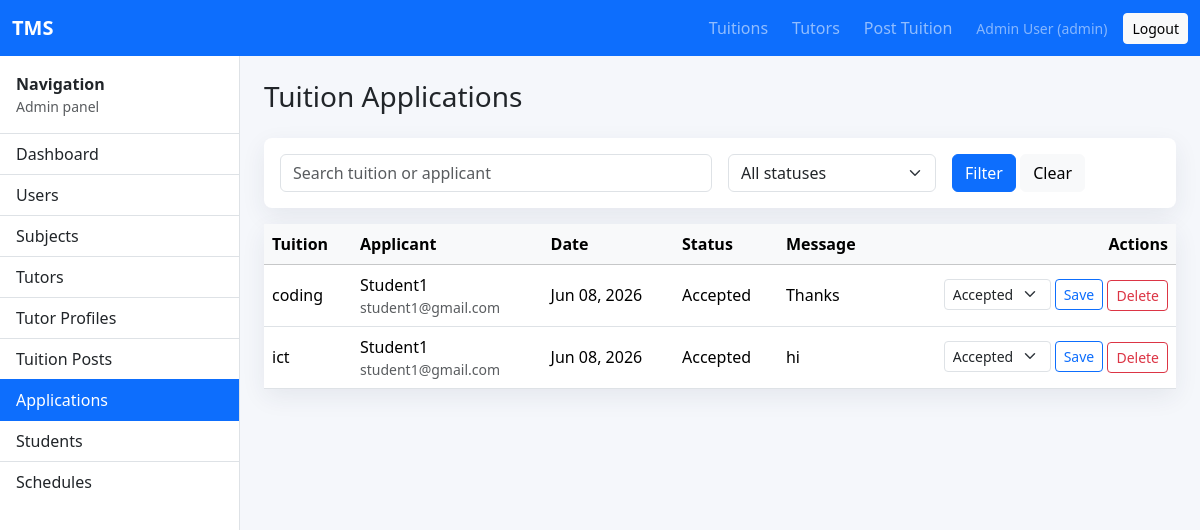
The app's page /admin/tuition_applications.php (signed in) with its own data.
### tables this page shows
CREATE TABLE `tuition_applications` (
  `id` int(11) NOT NULL,
  `tutor_id` int(11) DEFAULT NULL,
  `student_id` int(11) DEFAULT NULL,
  `tuition_id` int(11) NOT NULL,
  `application_message` text NOT NULL,
  `status` enum('Pending','Accepted','Rejected') NOT NULL DEFAULT 'Pending',
  `applied_at` timestamp NOT NULL DEFAULT current_timestamp()
);

CREATE TABLE `tuition_posts` (
  `id` int(11) NOT NULL,
  `user_id` int(11) NOT NULL,
  `title` varchar(180) NOT NULL,
  `class_name` varchar(80) NOT NULL,
  `subject` varchar(120) NOT NULL,
  `area` varchar(120) NOT NULL,
  `salary` decimal(10,2) NOT NULL,
  `teaching_days` varchar(120) NOT NULL,
  `description` text NOT NULL,
  `created_at` timestamp NOT NULL DEFAULT current_timestamp()
);

CREATE TABLE `users` (
  `id` int(11) NOT NULL,
  `name` varchar(100) NOT NULL,
  `email` varchar(150) NOT NULL,
  `password` varchar(255) NOT NULL,
  `role` enum('admin','tutor','student') NOT NULL,
  `phone` varchar(30) DEFAULT NULL,
  `created_at` timestamp NOT NULL DEFAULT current_timestamp()
);

### includes/auth.php (called while the page is built, shortened)
<?php
function app_base(): string
{
    static $base = null;
    if ($base !== null) {
        return $base;
    }
    $scriptDir = str_replace('\\', '/', dirname($_SERVER['SCRIPT_NAME'] ?? ''));
    $scriptDir = rtrim($scriptDir, '/');
    $parts = $scriptDir === '' ? [] : explode('/', trim($scriptDir, '/'));
    $section = end($parts);
    if (in_array($section, ['admin', 'auth', 'tuition', 'tutor', 'tutors', 'student', 'includes'], true)) {
        array_pop($parts);
    }
    $base = $parts ? '/' . implode('/', $parts) : '';
    return $base;
}
function url(string $path): string
{
    return app_base() . '/' . ltrim($path, '/');
}
function current_user(): ?array
{
    return $_SESSION['user'] ?? null;
}
function e(?string $value): string
{
    return htmlspecialchars((string) $value, ENT_QUOTES, 'UTF-8');
}
function role_home(): string
{
    $user = current_user();
    return $user ? url('/' . $user['role'] . '/dashboard.php') : url('/auth/login.php');
}

### admin/tuition_applications.php (the view, shortened to what this page needs)
<?php
require_once __DIR__ . '/../config/db.php';
require_once __DIR__ . '/../includes/auth.php';
$active = 'tuition_applications';
$q = trim((string) ($_GET['q'] ?? ''));
$where = [];
$params = [];
$sql = '
    SELECT a.*, p.title, student_user.name AS student_name, student_user.email AS student_email, tp.full_name AS tutor_name
    FROM tuition_applications a
    JOIN tuition_posts p ON p.id = a.tuition_id
    LEFT JOIN students s ON s.id = a.student_id
    LEFT JOIN users student_user ON student_user.id = s.user_id
    LEFT JOIN tutor_profiles tp ON tp.id = a.tutor_id
' . ($where ? ' WHERE ' . implode(' AND ', $where) : '') . ' ORDER BY a.applied_at DESC';
$stmt = $pdo->prepare($sql);
$stmt->execute($params);
$applications = $stmt->fetchAll();
require_once __DIR__ . '/../includes/header.php';
?>
<div class="app-shell">
    <?php require_once __DIR__ . '/../includes/sidebar.php'; ?>
    <main class="content">
        <h1 class="h3 mb-4">Tuition Applications</h1>
        <form class="card table-card mb-3" method="get"><div class="card-body row g-3">
            <div class="col-md-6"><input name="q" class="form-control" placeholder="Search tuition or applicant" value="<?= e($q) ?>"></div>
            <div class="col-md-3"><select name="status" class="form-select"><option value="">All statuses</option></select></div>
            <div class="col-md-3"><button class="btn btn-primary">Filter</button> <a class="btn btn-light" href="<?= e(url('/admin/tuition_applications.php')) ?>">Clear</a></div>
        </div></form>
        <div class="card table-card"><div class="table-responsive"><table class="table table-hover align-middle mb-0">
            <thead class="table-light"><tr><th>Tuition</th><th>Applicant</th><th>Date</th><th>Status</th><th>Message</th><th class="text-end">Actions</th></tr></thead><tbody>
            <?php foreach ($applications as $application): ?>
                <?php $applicantName = $application['student_name'] ?: ($application['tutor_name'] ?: 'Unknown'); ?>
                <tr><td><?= e($application['title']) ?></td><td><?= e($applicantName) ?><?php if ($application['student_email']): ?><div class="small text-muted"><?= e($application['student_email']) ?></div><?php endif; ?></td><td><?= e(date('M d, Y', strtotime($application['applied_at']))) ?></td><td><?= e($application['status']) ?></td><td><?= e($application['application_message']) ?></td><td class="text-end">
                    <form method="post" class="d-inline-flex gap-1 align-items-center"><?= csrf_field() ?><input type="hidden" name="action" value="update"><input type="hidden" name="id" value="<?= (int) $application['id'] ?>"><select name="status" class="form-select form-select-sm"><?php foreach (['Pending','Accepted','Rejected'] as $item): ?><option value="<?= e($item) ?>" <?= $application['status'] === $item ? 'selected' : '' ?>><?= e($item) ?></option><?php endforeach; ?></select><button class="btn btn-sm btn-outline-primary">Save</button></form>
                    <form method="post" class="d-inline" onsubmit="return confirm('Delete this application?');"><button class="btn btn-sm btn-outline-danger">Delete</button></form>
                </td></tr>
            <?php endforeach; ?>
            </tbody></table></div></div>
    </main>
</div>
<?php require_once __DIR__ . '/../includes/footer.php'; ?>

### includes/header.php (shortened to what this page needs)
<?php
require_once __DIR__ . '/auth.php';
?>
<!doctype html>
<html lang="en">
<head>
    <link href="https://cdn.jsdelivr.net/npm/bootstrap@5.3.3/dist/css/bootstrap.min.css" rel="stylesheet">
    <link href="<?= e(url('/assets/css/style.css')) ?>" rel="stylesheet">
</head>
<body>
<nav class="navbar navbar-expand-lg navbar-dark bg-primary sticky-top">
    <div class="container-fluid">
        <a class="navbar-brand fw-semibold" href="<?= e(role_home()) ?>">TMS</a>
        <div class="collapse navbar-collapse" id="topNav">
            <ul class="navbar-nav ms-auto align-items-lg-center gap-lg-2">
                <li class="nav-item"><a class="nav-link" href="<?= e(url('/tuition/index.php')) ?>">Tuitions</a></li>
                <li class="nav-item"><a class="nav-link" href="<?= e(url('/tutors/index.php')) ?>">Tutors</a></li>
                <?php if (current_user() && current_user()['role'] !== 'student'): ?>
                    <li class="nav-item"><a class="nav-link" href="<?= e(url('/tuition/create.php')) ?>">Post Tuition</a></li>
                <?php endif; ?>
                <?php if (current_user()): ?>
                    <li class="nav-item text-white-50 small px-lg-2">
                        <?= e(current_user()['name']) ?> (<?= e(current_user()['role']) ?>)
                    </li>
                    <li class="nav-item"><a class="btn btn-light btn-sm" href="<?= e(url('/auth/logout.php')) ?>">Logout</a></li>
                <?php else: ?>
                    <li class="nav-item"><a class="btn btn-light btn-sm" href="<?= e(url('/auth/login.php')) ?>">Login</a></li>
                <?php endif; ?>
            </ul>
        </div>
    </div>
</nav>

### includes/sidebar.php
<?php
require_once __DIR__ . '/auth.php';
$active = $active ?? '';
$user = current_user();
$role = $user['role'] ?? '';
$menus = [
    'admin' => [
        ['key' => 'dashboard', 'label' => 'Dashboard', 'url' => url('/admin/dashboard.php')],
        ['key' => 'users', 'label' => 'Users', 'url' => url('/admin/users.php')],
        ['key' => 'subjects', 'label' => 'Subjects', 'url' => url('/admin/subjects.php')],
        ['key' => 'tutors', 'label' => 'Tutors', 'url' => url('/admin/tutors.php')],
        ['key' => 'tutor_profiles', 'label' => 'Tutor Profiles', 'url' => url('/admin/tutor_profiles.php')],
        ['key' => 'tuition_posts', 'label' => 'Tuition Posts', 'url' => url('/admin/tuition_posts.php')],
        ['key' => 'tuition_applications', 'label' => 'Applications', 'url' => url('/admin/tuition_applications.php')],
        ['key' => 'students', 'label' => 'Students', 'url' => url('/admin/students.php')],
        ['key' => 'schedules', 'label' => 'Schedules', 'url' => url('/admin/schedules.php')],
    ],
    'tutor' => [
        ['key' => 'dashboard', 'label' => 'Dashboard', 'url' => url('/tutor/dashboard.php')],
        ['key' => 'profile', 'label' => 'Tutor Profile', 'url' => url('/tutor/profile.php')],
        ['key' => 'applications', 'label' => 'Applications', 'url' => url('/tutor/applications.php')],
        ['key' => 'schedules', 'label' => 'My Schedules', 'url' => url('/tutor/schedules.php')],
    ],
    'student' => [
        ['key' => 'dashboard', 'label' => 'Dashboard', 'url' => url('/student/dashboard.php')],
        ['key' => 'tuition_posts', 'label' => 'Tuition Posts', 'url' => url('/tuition/index.php')],
        ['key' => 'applications', 'label' => 'My Applications', 'url' => url('/student/applications.php')],
        ['key' => 'schedules', 'label' => 'My Schedules', 'url' => url('/student/schedules.php')],
    ],
];
?>
<aside class="sidebar border-end bg-white">
    <div class="p-3 border-bottom">
        <div class="fw-semibold">Navigation</div>
        <div class="text-muted small"><?= e(ucfirst($role)) ?> panel</div>
    </div>
    <div class="list-group list-group-flush">
        <?php foreach (($menus[$role] ?? []) as $item): ?>
            <a class="list-group-item list-group-item-action <?= $active === $item['key'] ? 'active' : '' ?>"
               href="<?= e($item['url']) ?>"><?= e($item['label']) ?></a>
        <?php endforeach; ?>
    </div>
</aside>

### includes/footer.php (shortened to what this page needs)
</body>
</html>

### assets/css/style.css (style rules this page uses)
body { background: #f5f7fb; }
.app-shell { display: grid; grid-template-columns: 240px 1fr; min-height: calc(100vh - 56px); }
.sidebar { min-height: calc(100vh - 56px); }
.content { padding: 24px; }
.table-card { border: 0; border-radius: 8px; box-shadow: 0 8px 24px rgba(35, 46, 72, 0.08); }

### records on screen
tuition_applications: tuition.title "coding", users.name "Student1", users.email "student1@gmail.com", applied_at "Jun 08, 2026", status "Accepted", application_message "Thanks"
tuition_applications: tuition.title "ict", users.name "Student1", users.email "student1@gmail.com", applied_at "Jun 08, 2026", status "Accepted", application_message "hi"

### other values on screen
current_user()['name'] "Admin User"
current_user()['role'] "admin"
$role "Admin"
$item['label'] "Dashboard"
$item['label'] "Users"
$item['label'] "Subjects"
$item['label'] "Tutors"
$item['label'] "Tutor Profiles"
$item['label'] "Tuition Posts"
$item['label'] "Applications"
$item['label'] "Students"
$item['label'] "Schedules"
form field status "Accepted"
